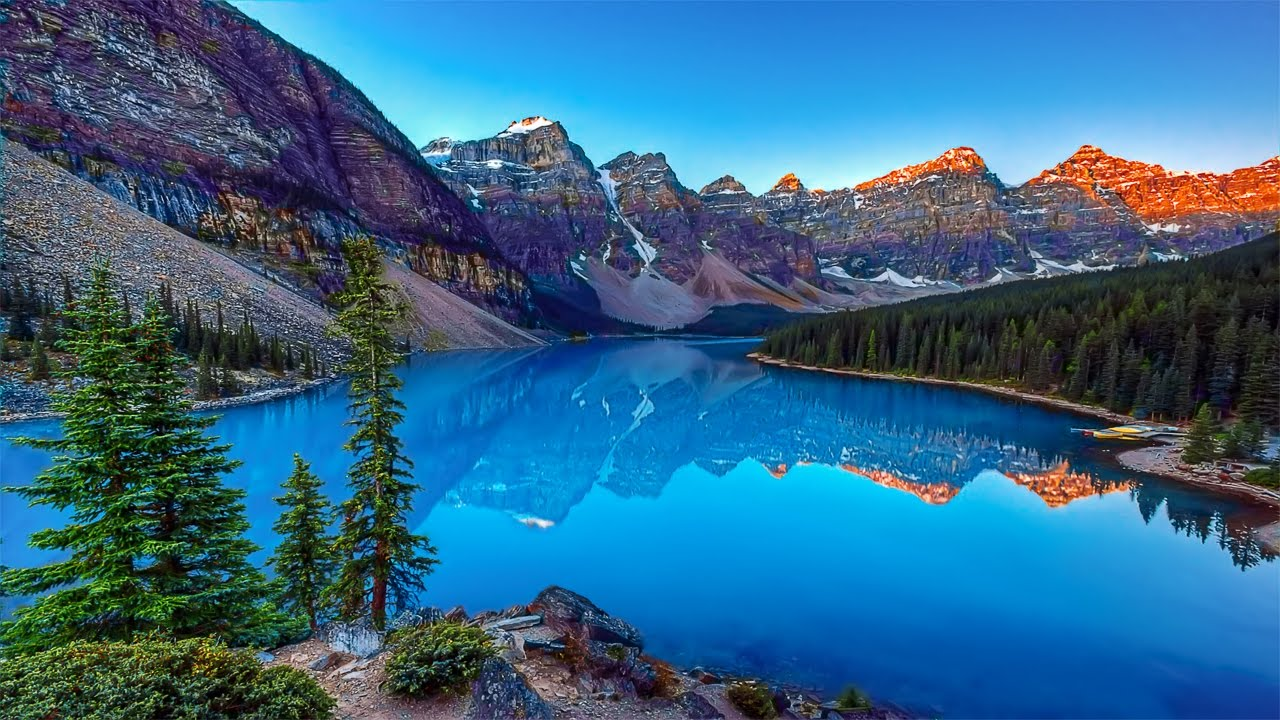
#> input picture Python/2020/opencv/Image.jpg, 1280 x 720 px, found by its file name
$ python channels.py
#> lines starting #> are read from the running program, lines starting #| are printed output that depends on the picture
import cv2
import numpy as np

white = (255, 255, 255)


if __name__ == '__main__':
    image = cv2.imread('image.jpg')
#> image is the input picture: shape (720, 1280, 3); mean B, G, R 136, 102.3, 50.6

    cv2.imshow('Original', image)

    w, h, d = image.shape
#> w = 720; h = 1280; d = 3

    for i in range(w):
        for j in range(h):
            B, G, R = image[i, j]
            if R >= G and R >= B:
                image[i, j] = (0, 0, 255)
            elif G >= R and G >= B:
                image[i, j] = (0, 255, 0)
            elif B >= G and B >= R:
                image[i, j] = (255, 0, 0)
            else:
                image[i, j] = (255, 255, 255)
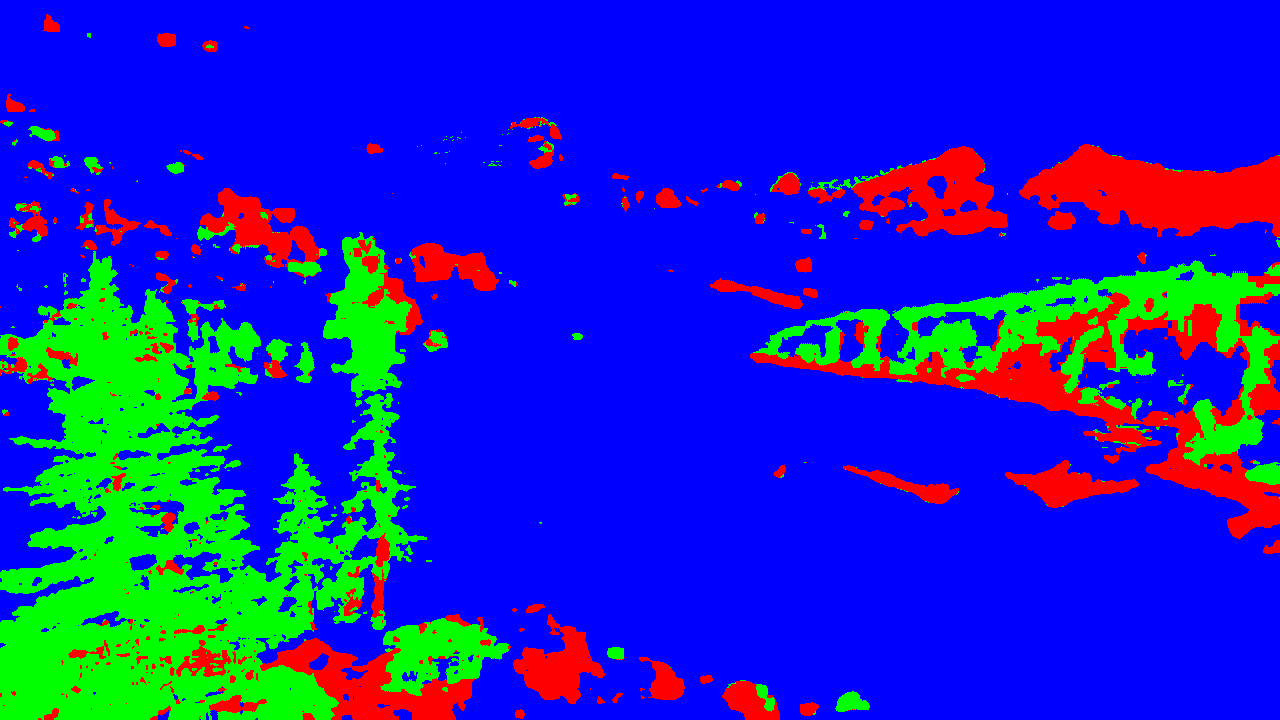
#> image: shape (720, 1280, 3); mean B, G, R 192.7, 38.2, 24.1

    cv2.imshow('Predominant Channels', image)
    cv2.waitKey()
    cv2.destroyAllWindows()
